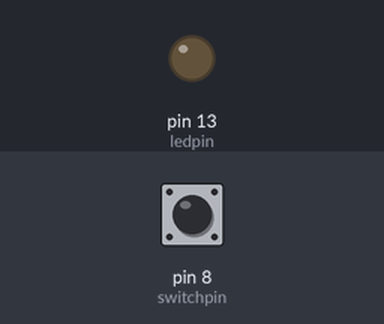
The sketch below on a simulated Arduino Uno, built with avr-gcc and run on an emulated ATmega328P. On the bench: output pins drawn as LEDs (lit = HIGH). Inputs (shaded band) come from the test bench; at power-on: pin 8 (switchpin) LOW. What the sketch prints to the serial monitor is not drawn.

Above: at 1.2 s.
1.3 s: pin 8 (switchpin) pulled HIGH for 0.15 s
At 1.7 s:
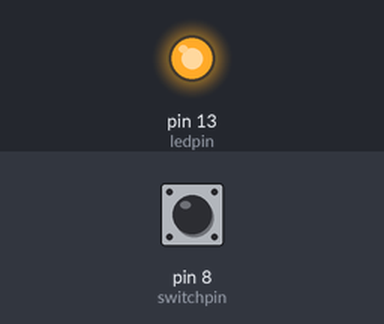
2.9 s: pin 8 (switchpin) pulled HIGH for 1 s
At 4.2 s:
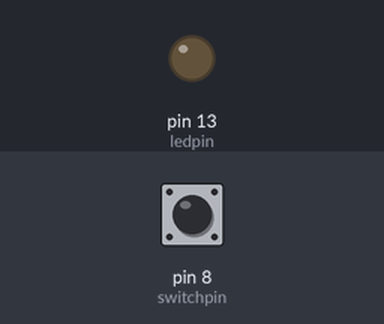
5.4 s: pin 8 (switchpin) pulled HIGH for 3.2 s
At 6.2 s:
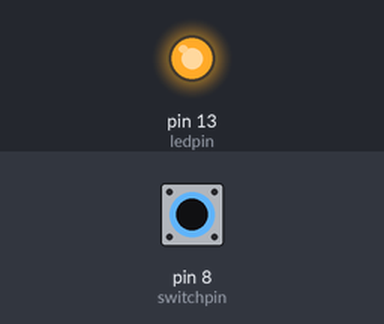
Timing chart, 0 to 8.4 s (numbered marks = the images above; inputs shaded):
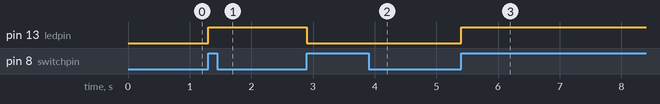

Measured:
- after the input at 1.3 s, pin 13 (ledpin): LOW → HIGH at once
- after the input at 2.9 s, pin 13 (ledpin): HIGH → LOW at once
- after the input at 5.4 s, pin 13 (ledpin): LOW → HIGH at once

The sketch:

toggle_switch.ino
```cpp
int ledpin=13;
int switchpin=8;

int os=0;
int ledstate=0;
int dt=100;
void setup() {
  // put your setup code here, to run once:
Serial.begin(9600);
pinMode(switchpin,INPUT);
pinMode(ledpin,OUTPUT);

}

void loop() {
  if(digitalRead(switchpin)==HIGH && os==0){

     if(ledstate==0){
      digitalWrite(ledpin,HIGH);
      ledstate=1;
     }
     else{
      digitalWrite(ledpin,LOW);
      ledstate=0;
     }

  }

os=digitalRead(switchpin);
  delay(dt);
  Serial.print(ledstate);
}
```
